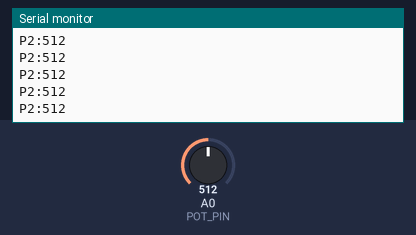
Bench run of a sketch on a simulated Arduino Uno, built with avr-gcc and run on an emulated ATmega328P. On the bench: the last lines printed to the serial monitor. The test bench sets the inputs (shaded band); at power-on: A0 (POT_PIN) = 512.

Above: at 4.2 s.
4.3 s: A0 (POT_PIN) set to 992
At 5.4 s:
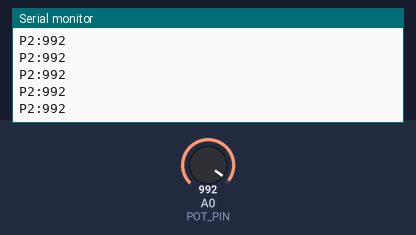
5.8 s: A0 (POT_PIN) set to 1013
At 6.4 s:
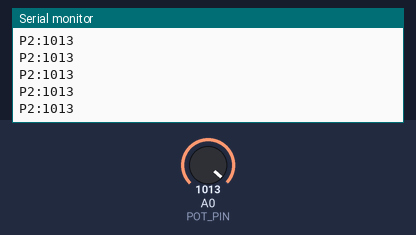
Timing chart, 0 to 8.3 s (numbered marks = the images above; inputs shaded):
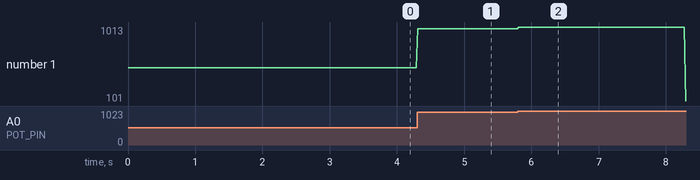

Measured:
- after the input at 4.3 s, the serial monitor: prints a new line at once (image 1)
- after the input at 5.8 s, the serial monitor: prints a new line at once (image 2)
- plotted number 1: 512 → 992 after the input at 4.3 s, 992 → 101 after the input at 5.8 s

The sketch:

player2.ino
```cpp
/*
  CÓDIGO PONG - JOGADOR 2
  - Envia dados como "P2:valor"
  - (O botão não é usado pelo JavaScript)
*/

// --- Pinos ---
const int POT_PIN = A0;   // Eixo Y (VRy) do Joystick

void setup() {
  Serial.begin(9600);
}

void loop() {

  // --- Leitura do Joystick ---
  int potValue = analogRead(POT_PIN);

  // Envia o valor de P2
  Serial.print("P2:");
  Serial.println(potValue);

  // Delay para estabilidade
  delay(20);
}
```
